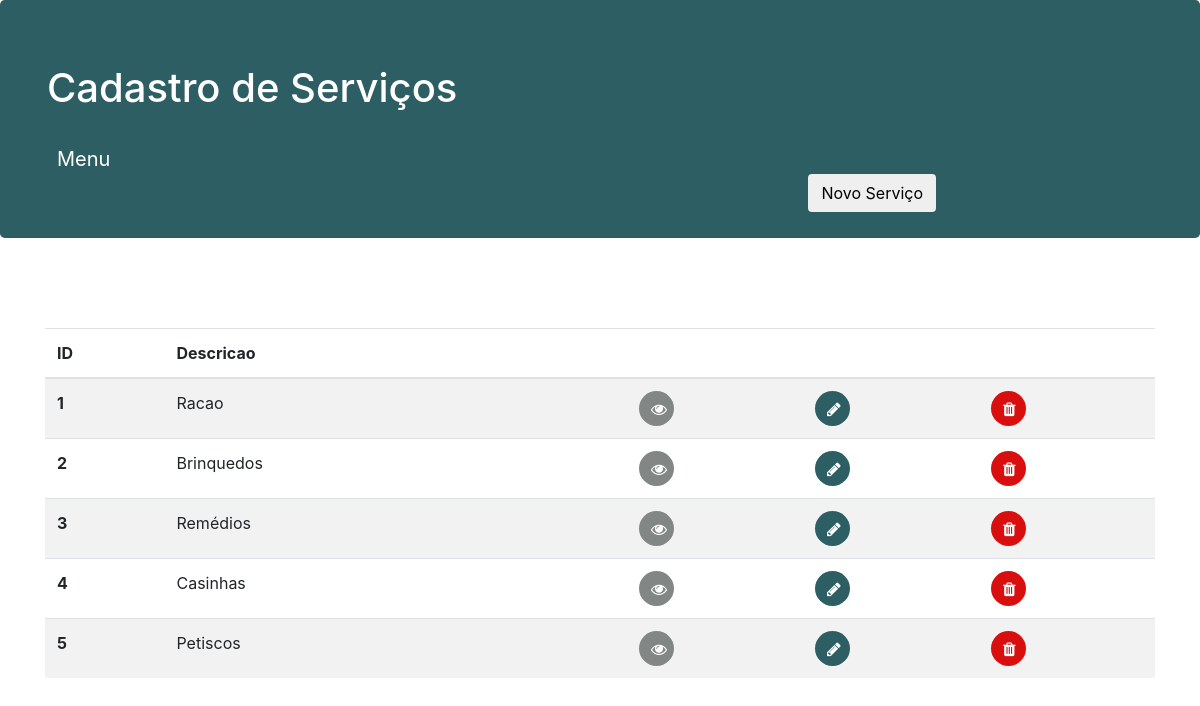
Page /views/servico/index.php on the committed database.
### tables this page shows
create table tipo_produtos (
	ID integer unsigned primary key auto_increment,
    Descricao varchar(150) not null
);

### actions/ServicoController.php (called while the page is built, shortened)
<?php
  function find_produtos ($conn) {
    $sql = "select * from tipo_produtos";
    $servicos = $conn->query($sql);
    if ($servicos != TRUE) {
      echo "Error creating database: " . $conn->error;
    } else {
      return $servicos;
    }
  }
?>

### views/servico/index.php (the view, shortened to what this page needs)
<?php
  include_once '../includes/header.php';
  include '../../actions/ServicoController.php';
  $servicos = find_produtos($conn);
?>
<div class="jumbotron" style="background-color: #2d5e63; color: #FFFFFF;">
  <div class="container">
    <h1>Cadastro de Serviços</h1>
    <br>
    <a class="button" href="../menu.php" target="_blank">Menu</a>
    <div class="column" style="position: absolute; right: 22%;">
        <button class="btn" data-toggle="modal" data-target="#myModal">
          Novo Serviço
        </button>
    </div>
  </div>
</div>
<div class="container">
  <div class="col-sm-12">
    <div class="row" style="margin-top: 90px;">
      <br><br>
      <table class="table table-striped">
        <thead>
          <tr>
            <th scope="col">ID</th>
            <th scope="col">Descricao</th>
            <th scope="col"> </th>
            <th scope="col"> </th>
            <th scope="col"> </th>
          </tr>
        </thead>
        <tbody>
          <tr>
          <?php while($row = $servicos->fetch(PDO::FETCH_ASSOC) ): ?>
            <th> <?php echo $row["ID"]?> </th>
            <td class="col-md-5"><?php echo $row["Descricao"]?></td>
            <td><a href="view.php?ID=<?php echo $row['ID'];?>"><button class="btn btn-circle-sec"><i class="fa fa-eye" style="color:#FFFFFF"></i></button></a></td>
            <td><a href="update.php?ID=<?php echo $row['ID'];?>"><button class="btn btn-circle"><i class="fa fa-pencil" style="color:#FFFFFF"></i> </button></a></td>
            <td><a href="../../actions/ServicoController.php?ID=<?php echo $row['ID'];?>&action=delete"><button class="btn btn-circle-denger"><i class="fa fa-trash" style="color:#FFFFFF"></i> </button></a></td>
          </tr>
            <?php endwhile;?>
        </tbody>
      </table>
    </div>
  </div>
</div>
<?php
  include_once '../includes/footer.php';
?>

### views/add/header.php (style rules this page uses)
a.button { position: relative; background-color: #2d5e63; border: none; font-size: 20px; color: #FFFFFF; padding: 10px; text-align: center; border-radius: 10px; transition-duration: 0.4s; text-decoration: none; overflow: hidden; cursor: pointer; }
.button:after { content: ""; background: #f1f1f1; color: #FFFFFF; display: block; position: absolute; padding-top: 10%; padding-left: 20%; margin-left: -20px !important; margin-top: -120%; opacity: 0; transition: all 0.8s }

### views/servico/index.php (style rules this page uses)
.btn-circle { background-color: #2d5e63; display:block; height: 35px; width: 35px; border-radius: 50%; border: none; }
.btn-circle-sec { background-color: #828785; display:block; height: 35px; width: 35px; border-radius: 50%; border: none; }
.btn-circle-denger { background-color: #d90f0f; display:block; height: 35px; width: 35px; border-radius: 50%; border: none; }

### rows in the picture
tipo_produtos: ID "1", Descricao "Racao"
tipo_produtos: ID "2", Descricao "Brinquedos"
tipo_produtos: ID "3", Descricao "Remédios"
tipo_produtos: ID "4", Descricao "Casinhas"
tipo_produtos: ID "5", Descricao "Petiscos"
